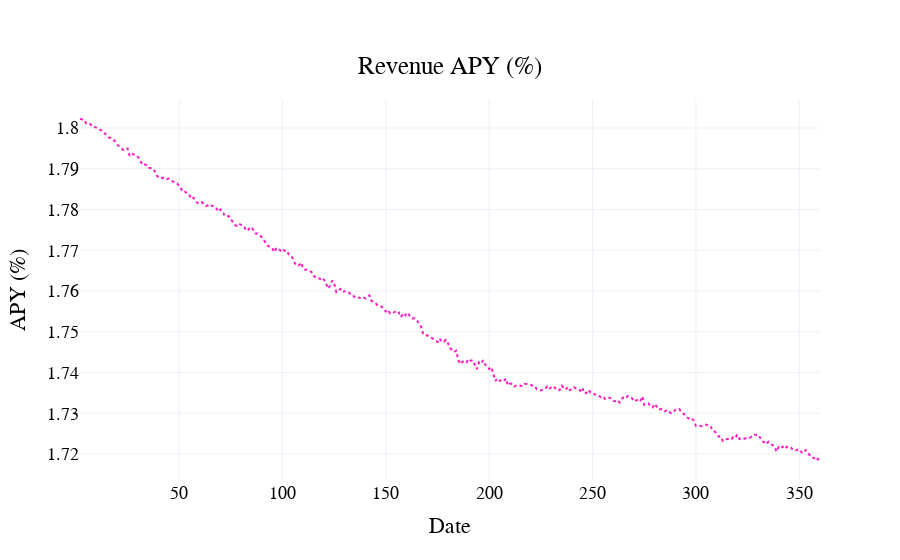

Notebook cell for this chart:
### Code cell
visualizations.plot_avg_revenue_APY(
    df,
    scenario_names={
    0: "normal",
}
)

### Figure 1 — Plotly figure (JSON) as saved in the notebook; plotly's stock layout.template omitted (floating-point values rounded to 4 significant figures; data arrays with more than 128 entries replaced by an {"elided": "..."} marker saying what was removed)
{"data": [{"line": {"color": "#FC1CBF", "dash": "dot"}, "name": "normal", "type": "scatter", "x": {"elided": "359 int values"}, "y": {"elided": "359 float values"}}], "layout": {"font": {"color": "black", "family": "Arial", "size": 18}, "hovermode": "x unified", "legend": {"font": {"color": "black", "size": 18}, "orientation": "h", "x": 0.5, "xanchor": "center", "y": -0.4, "yanchor": "bottom"}, "paper_bgcolor": "rgba(255, 255, 255, 1)", "plot_bgcolor": "rgba(255, 255, 255, 1)", "title": {"text": "Revenue APY (%)", "x": 0.5, "xanchor": "center", "y": 0.9, "yanchor": "top"}, "xaxis": {"title": {"text": "Date"}}, "yaxis": {"title": {"text": "APY (%)"}}}}
